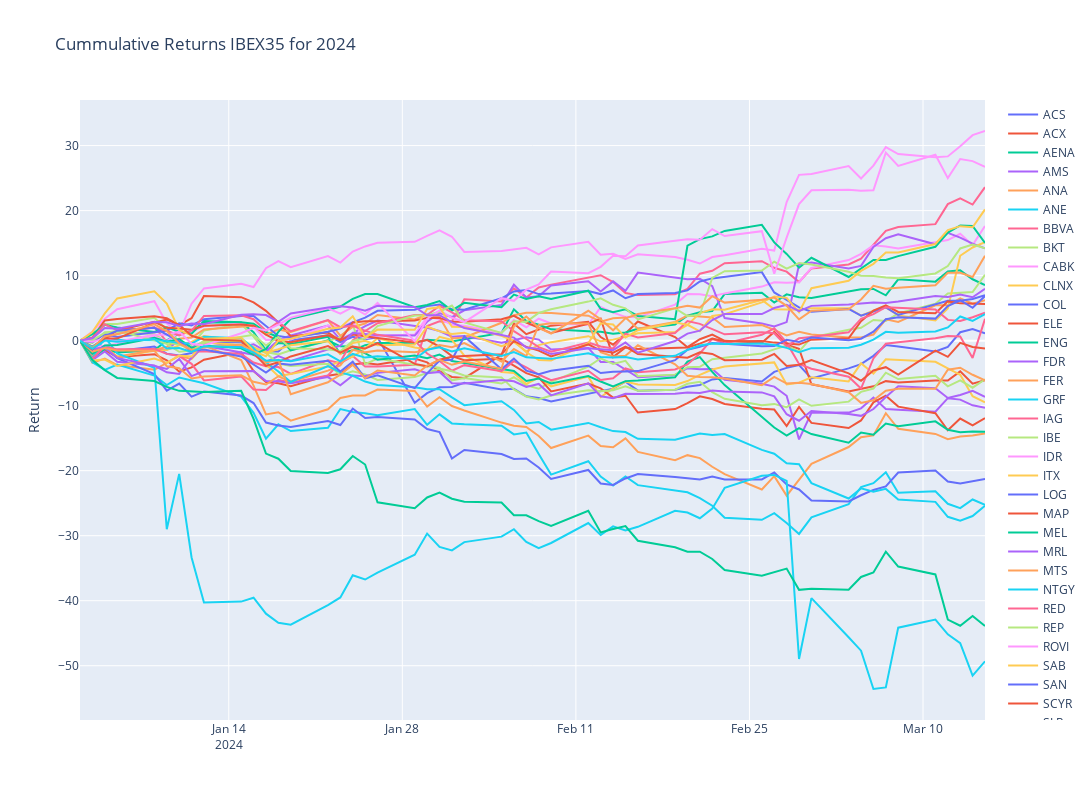

Notebook source saved alongside this figure:
### Code cell
# Plotly
fig = make_subplots()

# Graph (1,1)
# Loop all stock files and get cummulative return for year
for stock in tqdm(index_list):
    f = os.path.join("../input", stock)
    df = pd.read_csv(f+".csv",index_col="Date",parse_dates=True)
    df['Cummulative_Return'] = cumulative_return(df["Adj Close"].loc[year])
    fig.add_trace(go.Scatter(x=df['Cummulative_Return'].loc[year].index,y=df['Cummulative_Return'].loc[year],mode="lines",name=stock.split('.')[0]),row=1,col=1)

# Update xaxis properties
fig.update_yaxes(title_text="Return", row=1, col=1)

fig.update_layout(height=800, width=1300,showlegend=True,title=f"Cummulative Returns IBEX35 for {year}")

fig.show()
